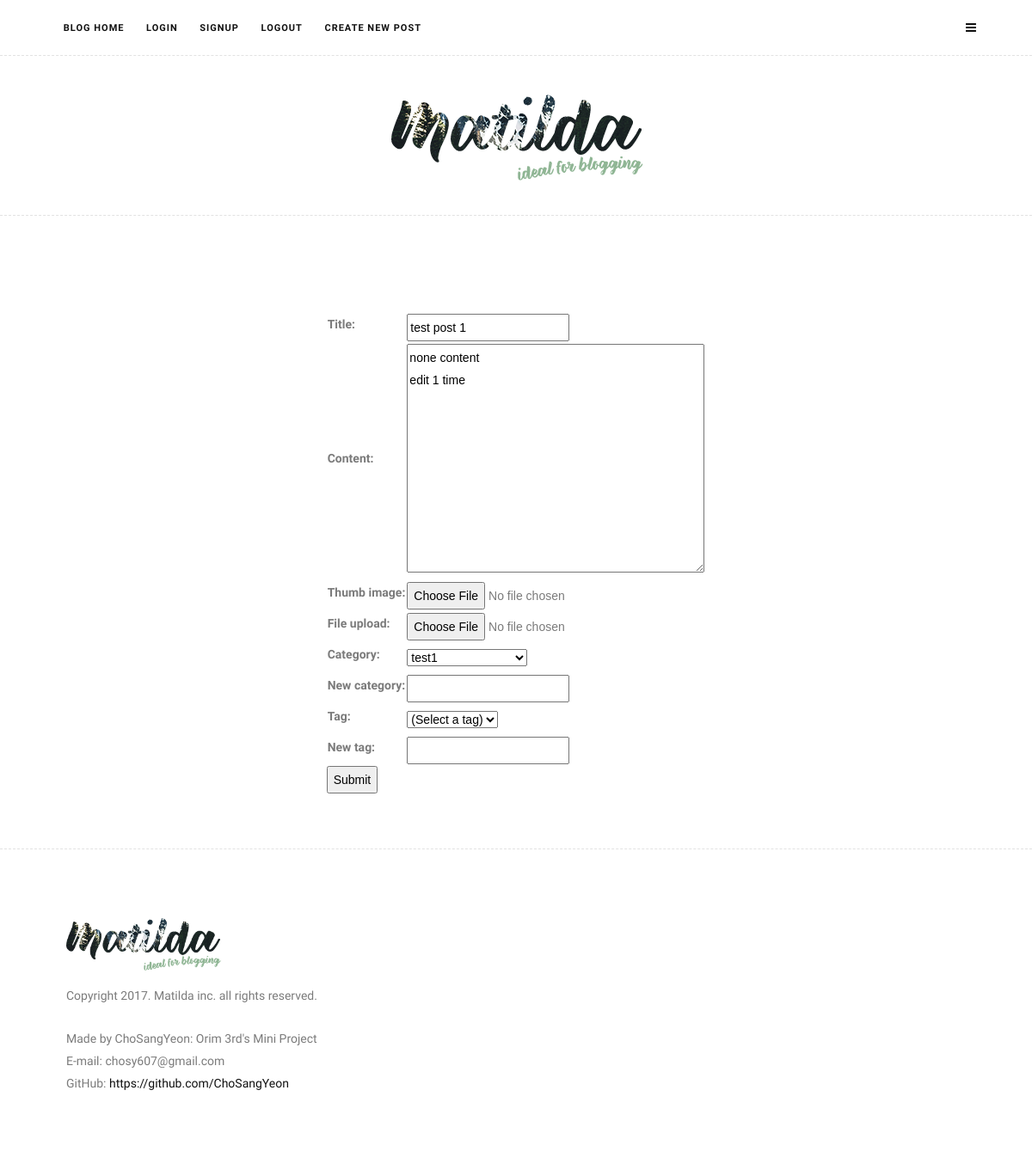
Page /blog/1/edit/ (signed in) on the committed database.
### blog/models.py (models this page shows, shortened)
class Post(models.Model):
    author = models.ForeignKey(User, on_delete=models.CASCADE, related_name='posts')
    title = models.CharField(max_length=100)
    content = models.TextField()
    thumb_image = models.ImageField(upload_to='blog/images/%Y/%m/%d/', blank=True)
    file_upload = models.FileField(upload_to='blog/files/%Y/%m/%d/', blank=True)
    created_at = models.DateTimeField(auto_now_add=True)
    updated_at = models.DateField(auto_now=True)
    view_count = models.PositiveIntegerField(default=0)
    tags = models.ManyToManyField('Tag', blank=True)
    viewed_by = models.ManyToManyField(User, blank=True)
    category = models.ForeignKey('Category', on_delete=models.SET_NULL, null=True, blank=True)

### blog/views.py (the view)
class PostUpdateView(UserPassesTestMixin, UpdateView):
    model = Post
    form_class = PostForm
    success_url = reverse_lazy('blog:post_list')
    template_name = 'blog/post_new.html'
    def test_func(self):
        return self.get_object().author == self.request.user

### blog/forms.py
class PostForm(forms.ModelForm):
    class Meta:
        model = Post
        fields = ['title', 'content', 'thumb_image', 'file_upload', 'category', 'new_category']
    category = forms.ModelChoiceField(
        queryset=Category.objects.all(),
        empty_label="(Select a category)",
        required=False,
    )
    new_category = forms.CharField(max_length=50, required=False)
    tag = forms.ModelChoiceField(
        queryset=Tag.objects.all(),
        empty_label="(Select a tag)",
        required=False,
    )
    new_tag = forms.CharField(max_length=50, required=False)

### blog/models.py (called while the page is built)
    def __str__(self):
        return self.name

    def __str__(self):
        return self.name

### templates/blog/post_new.html (shortened to what this page needs)
{% extends 'base.html' %}
{% block content %}
{% load static %}
<section class="site-section">
    <div class="container">
        <div class="row justify-content-center">
            <form action="" method="post" enctype="multipart/form-data">
                <table>
                    {{ form.as_table }}
                </table>
                <input type="submit">
            </form>
        </div>
    </div>
</section>
{% endblock %}

### static/css/style.css (style rules this page uses)
body { font-size: 14px; line-height: 26px; font-family: 'Work Sans', sans-serif; background-color: #ffffff; }
.breadcrumb-item, #nav-close, .tag-widget a, small, .badge-pill, .category-widget a, .socibox span, body, p, .searchmenu i { color: #7b7b7b; }
.site-section { padding: 4rem 0; }

### rows in the picture
Post: title "test post 1", content "none content edit 1 time", category "test1"
